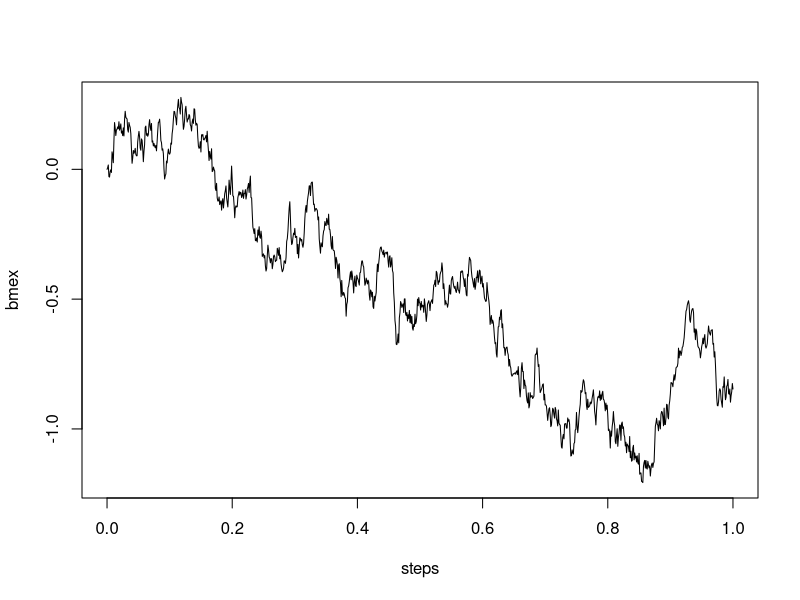

Write the R code that produced this figure.
pnorm(2, 0, sqrt(3))
####################################################
#Simulting Brownian Motion
n <- 1000
t <- 1
bmex <- c(0, cumsum(rnorm(n,0,sqrt(t/n))))
steps <- seq(0,t,length=n+1)
plot(steps,bmex,type="l")
#Each time the result changes because it is a different simulation
####################################################
1-pnorm(-3,0,sqrt(2))
####################################################
2*(1-pnorm(0.5, 0, 1))
####################################################
1 - (2/pi)*asin(sqrt(3/5))
####################################################
(2/pi)*acos(sqrt(3/5))
####################################################
(2/pi)*asin(sqrt(4/5)) - (2/pi)*asin(sqrt(3/5))